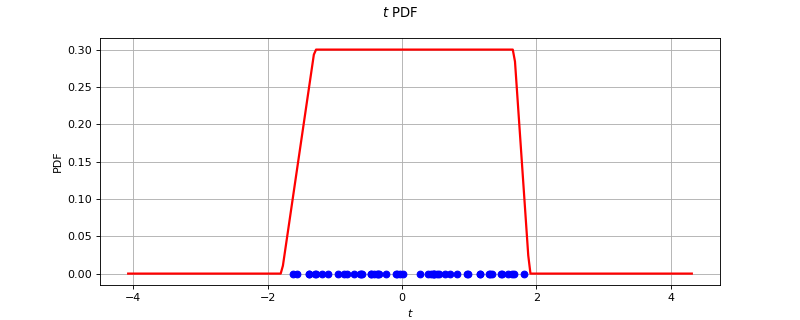

Write the Python code that produced this figure.
import openturns as ot
from matplotlib import pyplot as plt
from openturns.viewer import View
ot.RandomGenerator.SetSeed(0)
factory = ot.TrapezoidalFactory()
ref = factory.build()
dimension = ref.getDimension()
if dimension <= 2:
    sample = ref.getSample(50)
    distribution = factory.build(sample)
    if dimension == 1:
        distribution.setDescription(['$t$'])
        pdf_graph = distribution.drawPDF(256)
        cloud = ot.Cloud(sample, ot.Sample(sample.getSize(), 1))
        cloud.setColor('blue')
        cloud.setPointStyle('fcircle')
        pdf_graph.add(cloud)
        fig = plt.figure(figsize=(10, 4))
        plt.suptitle(str(distribution))
        pdf_axis = fig.add_subplot(111)
        View(pdf_graph, figure=fig, axes=[pdf_axis], add_legend=False)
    else:
        sample = ref.getSample(500)
        distribution.setDescription(['$t_0$', '$t_1$'])
        pdf_graph = distribution.drawPDF([256]*2)
        cloud = ot.Cloud(sample)
        cloud.setColor('red')
        cloud.setPointStyle('fcircle')
        pdf_graph.add(cloud)
        fig = plt.figure(figsize=(10, 4))
        plt.suptitle(str(distribution))
        pdf_axis = fig.add_subplot(111)
        View(pdf_graph, figure=fig, axes=[pdf_axis], add_legend=False, square_axes=True)
